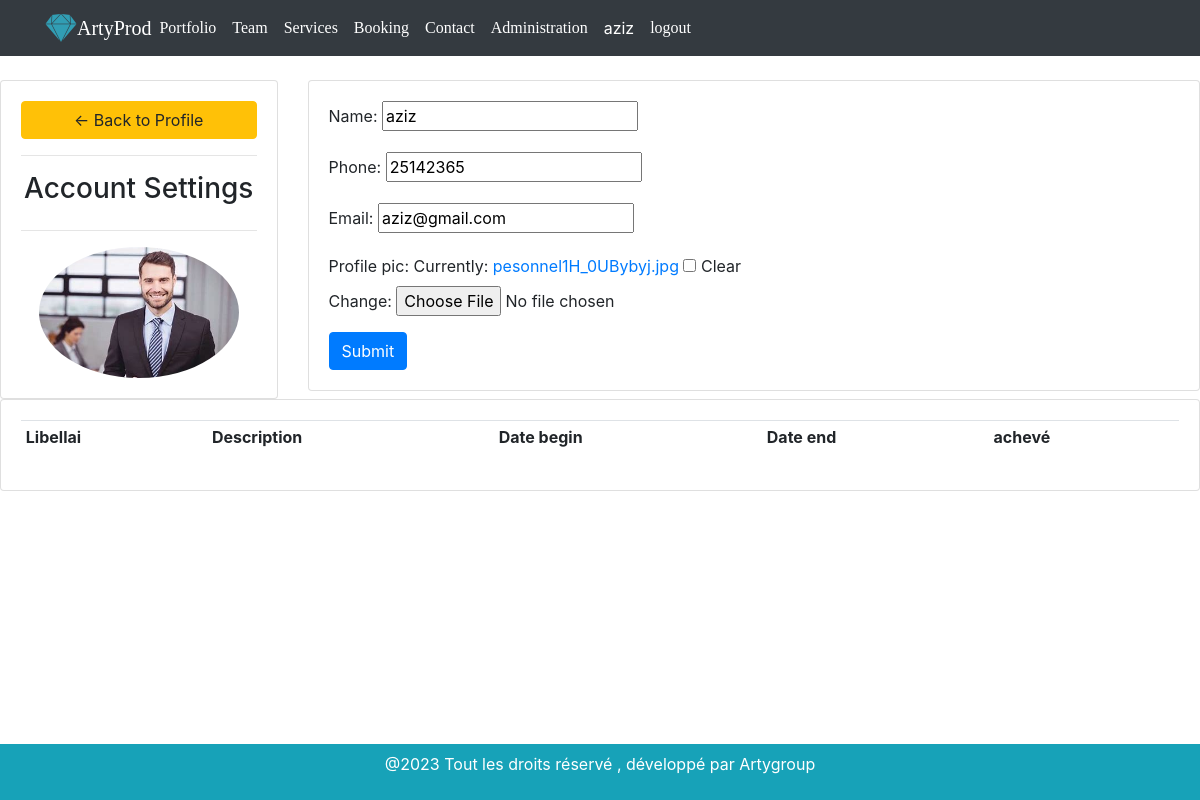
Page /design/profile/ (signed in) on the committed database.
### design/models.py (models this page shows, shortened)
class Customer(models.Model):
    user=models.OneToOneField(User,null=True,on_delete=models.CASCADE)
    name=models.CharField(max_length=200,null=True)
    phone=models.CharField(max_length=200,null=True)
    email=models.CharField(max_length=200,null=True)
    profile_pic=models.ImageField(null=True,blank=True)
    date_created=models.DateTimeField(auto_now_add=True,null=True)

### design/views.py (the view)
# urls.py: path('profile/',views.profile,name='profile'),
@login_required(login_url='login')
def profile(request):
    projets=request.user.customer.projet_set.all()
    print('PROJETS',projets)
    customer=request.user.customer
    form=CustomerForm(instance=customer)
    if request.method=='POST':
        form=CustomerForm(request.POST,request.FILES,instance=customer)
        if form.is_valid():
            form.save()
    context={'form':form,'projets':projets}
    return render(request,'design/profile.html',context)

### design/forms.py
class CustomerForm(ModelForm):
  class Meta:
    model=Customer
    fields='__all__'
    exclude=['user'] #pour filtrer

### design/templates/design/profile.html (shortened to what this page needs)
{%  extends 'design/base.html' %}
{% load static %}
{% block content %}
<br>
<div class="row">
	<div class="col-md-3">
		<div class="card card-body">
			<a class="btn btn-warning" href="{% url 'home' %}"> &#8592; Back to Profile</a>
			<hr>
			<h3 style="text-align: center">Account Settings</h3>
			<hr>
			<img class="profile-pic" src="{{request.user.customer.profile_pic.url}}" >
		</div>
	</div>
	<div class="col-md-9">
		<div class="card card-body">
			<form method="POST" action="" enctype="multipart/form-data">
				{{form.as_p}}
			<input class="btn btn-primary" type="submit" name="Update Information">
			</form>
		</div>
	</div>
</div>
<div class="row">
	<div class="col-md">
		<div class="card card-body">
			<table class="table table-sm">
				<tr>
					<th>Libellai</th>
					<th>Description</th>
					<th>Date begin</th>
					<th>Date end</th>
					<th>achevé</th>
				</tr>
			</table>
		</div>
	</div>
</div>
{% endblock %}

### design/templates/design/base.html (shortened to what this page needs)
{% load static %}
<!DOCTYPE html>
<html>
<head>
  <link rel="stylesheet" href="https://cdn.jsdelivr.net/npm/bootstrap@4.0.0/dist/css/bootstrap.min.css">
  <link rel="stylesheet" href="https://cdn.jsdelivr.net/npm/@fortawesome/fontawesome-free@6.2.1/css/fontawesome.min.css">
  <link rel="stylesheet" href="https://cdnjs.cloudflare.com/ajax/libs/font-awesome/6.4.0/css/all.min.css" />  <meta charset='utf-8'>
<link rel='stylesheet' type='text/css' media='screen'
href="{% static 'css/base.css'%}">
</head>
<body>
  <nav class="navbar navbar-expand-lg navbar-dark bg-dark">
    <div class="container">
      <i class="fa-brands fa-sketch fa-2xl" style="color:#319eb4;"></i>
        <a class="navbar-brand text-white m-0" style="font-family: 'Times New Roman', Times, serif;" href="{% url 'indexP' %}"> ArtyProd</a>
        <div class="collapse navbar-collapse" id="navbarSupportedContent">
          <ul class="navbar-nav me-auto mb-2 mb-lg-0">
            <li class="nav-item">
              <a class="nav-link active text-white" style="font-family: 'Times New Roman', Times, serif;" aria-current="page" href="{% url 'index' %}">Portfolio</a>
            </li>
            <li class="nav-item">
              <a class="nav-link text-white " style="font-family: 'Times New Roman', Times, serif;" href="{% url 'indexT' %}">Team</a>
            </li>
            <div class="nav-item ">
              <a  href="{% url 'service' %}" style="font-family: 'Times New Roman', Times, serif;" class="nav-link active text-white">Services</a>
           </div>
           <div class="nav-item ">
              <a  href="{% url 'booking' %}" style="font-family: 'Times New Roman', Times, serif;" class="nav-link active text-white">Booking</a>
           </div>
            <li class="nav-item ">
              <a class="nav-link text-white" style="font-family: 'Times New Roman', Times, serif;" href="{% url 'contact' %}">Contact</a>
            </li>
            <li class="nav-item ">
              <a class="nav-link text-white " style="font-family: 'Times New Roman', Times, serif;" href="{% url 'admin:index' %}">Administration</a>
            </li>
            {% if user.is_authenticated %}
            <li class="nav-item active " style="text-shadow: #319eb4;">
              <a class="nav-link" href="{% url 'profile' %}">{{user}}</a>
           </li>
            <li class="nav-item active">
              <a class="nav-link text-white"  style="font-family: 'Times New Roman', Times, serif;" href="{% url 'logout' %}">logout</a>
            </li>
           {% endif %}
          </ul>
        </div>
    </div>
  </nav>
{% block content %}
{% endblock %}
<footer class=" bg-info p-2 fixed-bottom container-fluid">
  <p class="text-center text-white"> @2023 Tout les droits réservé , développé par Artygroup </p>
</footer>
</body>
</html>

### design/templates/design/profile.html (style rules this page uses)
.profile-pic { max-width: 200px; max-height:200px; margin: 0 auto; border-radius: 50%; }

### rows in the picture
Customer: name "aziz", phone "25142365", email "aziz@gmail.com"

### other values in the picture
{{ user }} "aziz"
